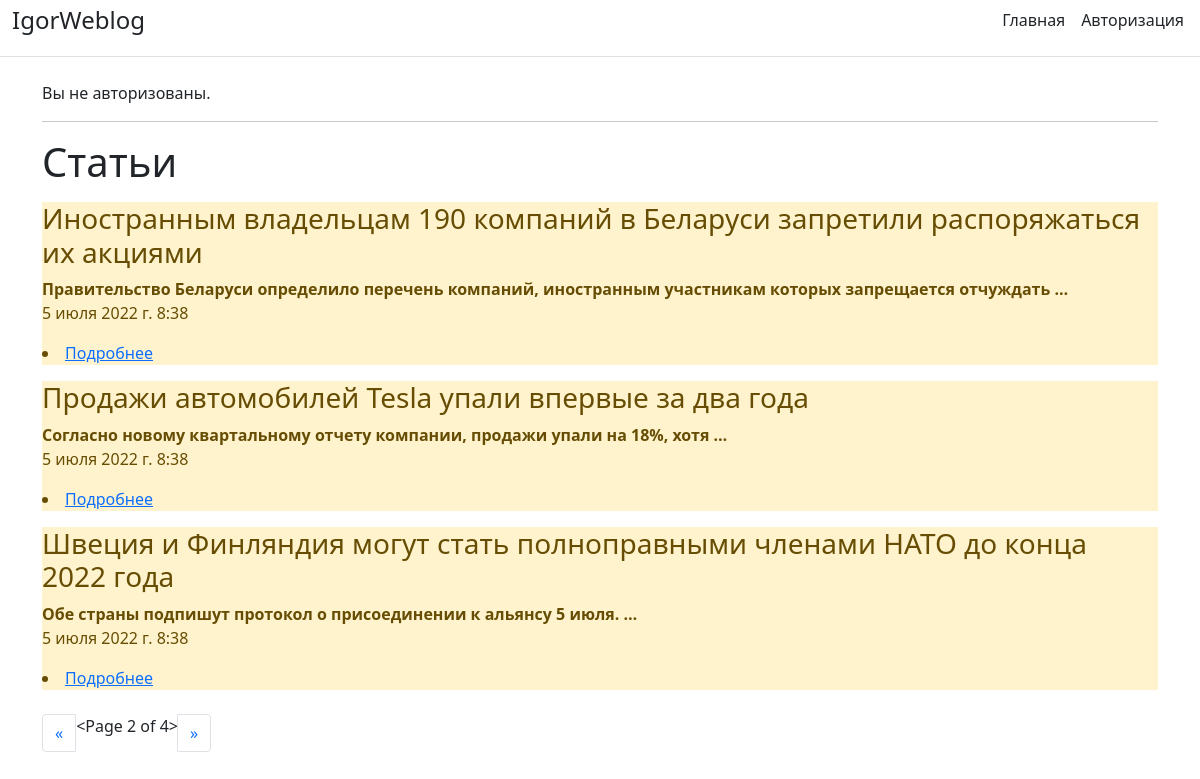
Screenshot of /?page=2 with the database file from the repository.
### Blog/models.py (models this page shows, shortened)
class Task(models.Model):
    title = models.CharField('Название', max_length=100)
    task = models.TextField('Текст')
    created_dt = models.DateTimeField('Дата', auto_now=True)
    publish = models.DateTimeField('Публикация', default=timezone.now)
    slug = models.SlugField('Ссылка', max_length=250, unique=True, null=False, blank=True, db_index=True)
    class Meta:
        verbose_name = 'Пост'
        verbose_name_plural = 'Посты'

### Blog/views.py (the view)
# urls.py: path('', views.index, name='index'),
def index(request):
    tasks = Task.objects.all().order_by('-id')
    if 'page' in request.GET:
        page = request.GET.get('page')
    else:
        page = 1
    paginator = Paginator(tasks, 3)
    try:
        tasks = paginator.page(page)
    except PageNotAnInteger:
        tasks = paginator.page(1)
    except EmptyPage:
        tasks = paginator.page(paginator.num_pages)
    page_number = request.GET.get('page')
    page_obj = paginator.get_page(page_number)
    context = {'title': 'Блог главная', 'tasks': tasks, 'page_obj': page_obj, 'page_number': page_number, 'page': page}
    return render(request, 'Blog/index.html', context)

### Blog/templates/Blog/index.html (shortened to what this page needs)
{% extends 'Blog/base.html' %}
{% block content %}
    <h1>Статьи</h1>
    {% if tasks %}
        {% for i in tasks %}
            <div class="alert-warning mt-3", class="container">
                <h3>{{ i.title }}</h3>
                <b>{{ i.task | truncatewords:10}}</b>
                <p>{{ i.created_dt }}</p>
                <li><a href="/article_detail/{{i.slug}}">Подробнее</a></li>
            </div>
        {% endfor %}
    {% else %}
                <p>У нас нет записей</p>
    {% endif %}
<br>
<nav id="pagination" class="col align-self-center" aria-label="Page navigation example">
    <ul class="pagination">
        {% if page_obj.has_previous %}
        <li class="page-item"><a class="page-link" href="?page={{ page_obj.previous_page_number }}">&laquo;</a></li>
        {% else %}
        <li class="page-item disabled"><span class="page-link" href="#" tabindex="-1" aria-disabled="true">&laquo;</span></li>
        {% endif %}
        <li>{{ page_obj }}</li>
        {% if page_obj.has_next %}
        <li class="page-item"><a class="page-link" href="?page={{ page_obj.next_page_number }}">&raquo;</a></li>
        {% else %}
        <li class="page-item disabled"><span class="page-link" href="#" tabindex="-1" aria-disabled="true">&raquo;</span></li>
        {% endif %}
        </ul>
</nav>
</div>
{% endblock %}

### rows the page displays
Task: title "Иностранным владельцам 190 компаний в Беларуси запретили распоряжаться их акциями", task "Правительство Беларуси определило перечень компаний, иностранным участникам которых запрещается отчуждать …", created_dt "5 июля 2022 г. 8:38"
Task: title "Продажи автомобилей Tesla упали впервые за два года", task "Согласно новому квартальному отчету компании, продажи упали на 18%, хотя …", created_dt "5 июля 2022 г. 8:38"
Task: title "Швеция и Финляндия могут стать полноправными членами НАТО до конца 2022 года", task "Обе страны подпишут протокол о присоединении к альянсу 5 июля. …", created_dt "5 июля 2022 г. 8:38"

### other values shown
{{ page_obj }} "<Page 2 of 4>"
